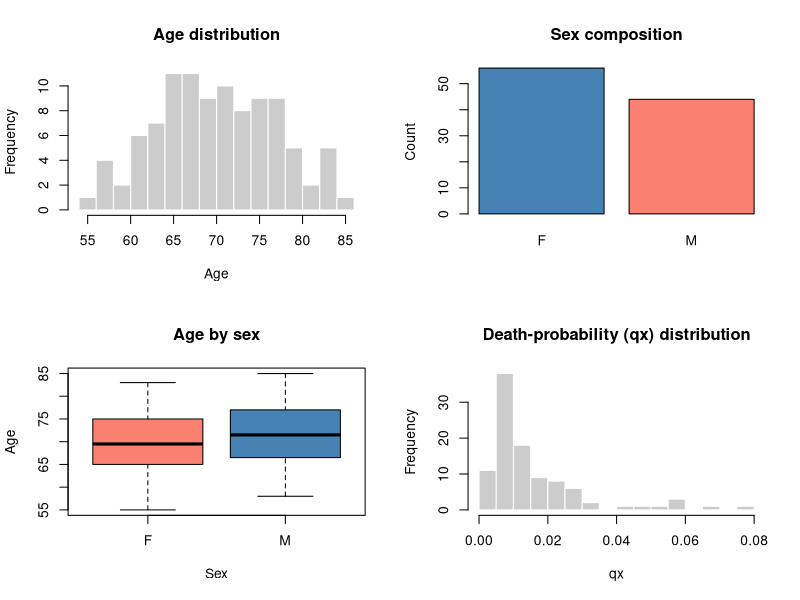
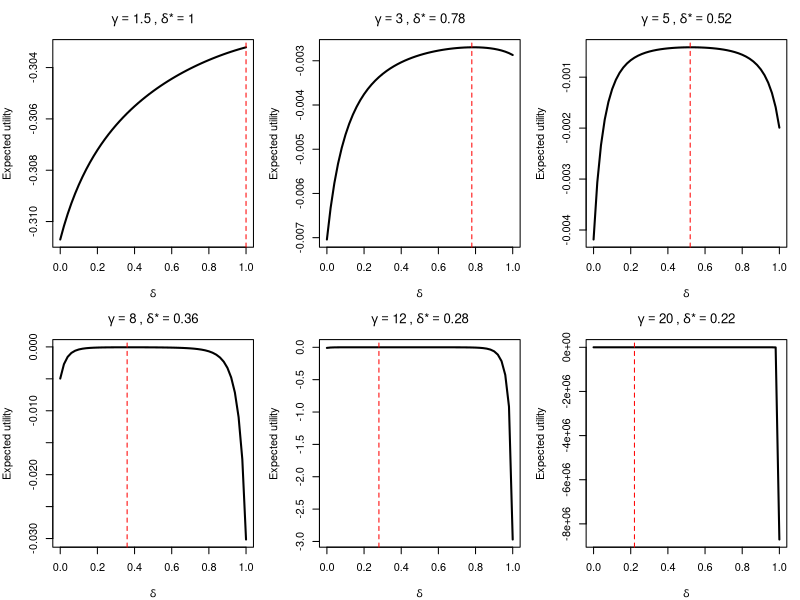
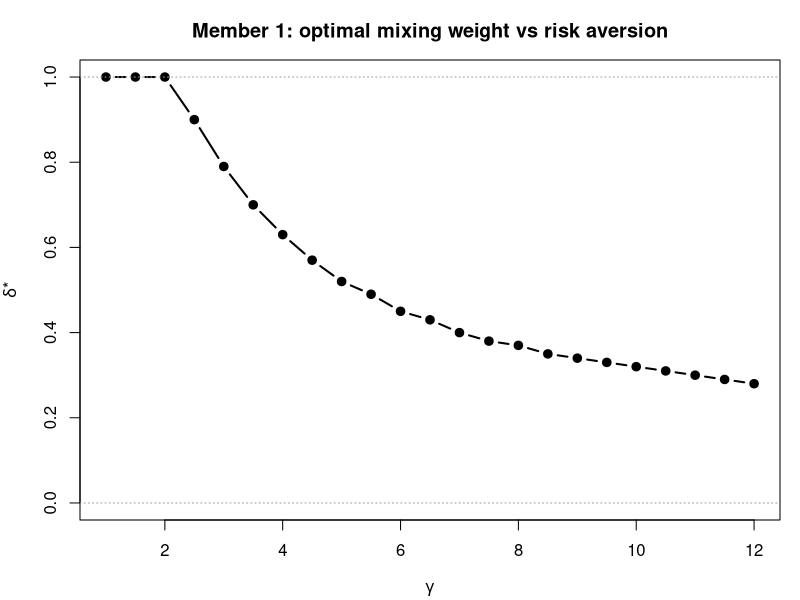
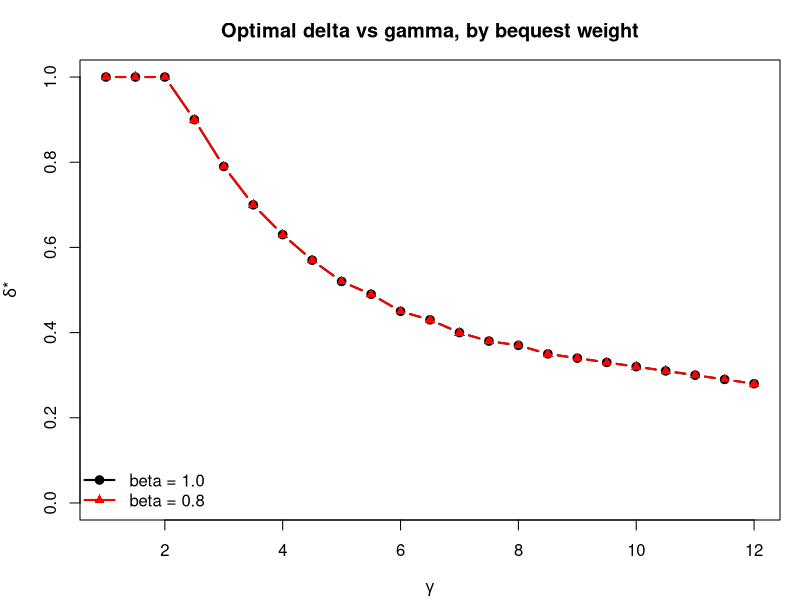

Write R code to recreate these figures, in order.
## ---- chunk 1
knitr::opts_chunk$set(echo = TRUE, warning = FALSE, message = FALSE)
if (!requireNamespace("readxl", quietly = TRUE)) install.packages("readxl")
library(readxl)
## ---- chunk 2
# --- 1. Load the mortality table (CPM2014, Table 1) --------------------------
Data_raw <- read_excel(path = 'CPM2014 Mortality Table.xlsx')
Mortality_Table <- data.frame(
  age       = as.numeric(Data_raw$Age),
  qx_male   = as.numeric(Data_raw$Male),
  qx_female = as.numeric(Data_raw$Female)
)
rm(Data_raw)
Mortality_Table <- Mortality_Table[!is.na(Mortality_Table$age), ]

# --- 2. qx lookup -----------------------------------------------------------
get_qx <- function(ages, sexes) {
  index <- match(ages, Mortality_Table$age)
  if (any(is.na(index))) warning("Some ages are outside the table")
  ifelse(sexes == 'M',
         Mortality_Table$qx_male[index],
         Mortality_Table$qx_female[index])
}

# --- 3. Portfolio generator -------------------------------------------------
generate_portfolio <- function(n, age_min = 55, age_max = 90,
                               contrib = 100, contrib_sd = 0,
                               prob_male = 0.5, age_dist = "uniform",
                               age_mean = 70, age_sd = 8, seed = NULL) {
  if (!is.null(seed)) set.seed(seed)
  sex <- ifelse(runif(n) < prob_male, "M", "F")
  ages_range <- age_min:age_max
  age <- switch(age_dist,
    uniform = sample(ages_range, n, replace = TRUE),
    normal  = round(pmax(age_min, pmin(age_max, rnorm(n, age_mean, age_sd)))),
    peaked  = sample(ages_range, n, replace = TRUE,
                     prob = dnorm(ages_range, age_mean, age_sd)),
    stop("unknown age_dist: ", age_dist)
  )
  a <- if (contrib_sd > 0) round(pmax(1, rnorm(n, contrib, contrib_sd)))
       else rep(contrib, n)
  data.frame(id = 1:n, age = age, sex = sex,
             qx = get_qx(age, sex), contributions = a,
             stringsAsFactors = FALSE)
}

# --- 4. Distribution of S_n by convolution ----------------------------------
convolution2 <- function(d1, d2) {
  values <- outer(d1$value, d2$value, "+")
  probs  <- outer(d1$prob,  d2$prob,  "*")
  merged <- tapply(probs, round(values, 8), sum)
  data.frame(value = as.numeric(names(merged)), prob = as.numeric(merged))
}

pool_distribution <- function(tontine_data, rows = seq_len(nrow(tontine_data))) {
  one_member <- lapply(rows, function(j)
    data.frame(value = c(0, tontine_data$contributions[j]),
               prob  = c(1 - tontine_data$qx[j], tontine_data$qx[j])))
  Reduce(convolution2, one_member)
}

# --- 5. CMRS rule (Denuit-Hieber-Robert, formula 2.2) -----------------------
cmrs_one <- function(pf, i, full = pool_distribution(pf)) {
  loo  <- pool_distribution(pf, setdiff(seq_len(nrow(pf)), i))
  p_loo <- loo$prob[match(round(full$value - pf$contributions[i], 8),
                          round(loo$value, 8))]
  p_loo[is.na(p_loo)] <- 0
  data.frame(id = pf$id[i], s = full$value, prob = full$prob,
             credit = pf$contributions[i] * pf$qx[i] * p_loo / full$prob)
}

# --- 6. Proportional rule ---------------------------------------------------
prop_one <- function(pf, i) {
  full <- pool_distribution(pf)
  w_i  <- (pf$qx[i] * pf$contributions[i]) / sum(pf$qx * pf$contributions)
  data.frame(id = pf$id[i], s = full$value, prob = full$prob,
             credit = w_i * full$value)
}

# --- 7. Convex combination --------------------------------------------------
combo_one <- function(pf, i, delta) {
  cm <- cmrs_one(pf, i)
  pr <- prop_one(pf, i)
  data.frame(id = pf$id[i], s = cm$s, prob = cm$prob,
             credit = delta * cm$credit + (1 - delta) * pr$credit)
}

# --- 8. CRRA utility and EXACT expected utility -----------------------------
utility <- function(w, gamma) {
  if (abs(gamma - 1) < 1e-9) log(w) else (w^(1 - gamma)) / (1 - gamma)
}

expected_utility_exact <- function(pf, i, delta, gamma, beta = 1) {
  a_i <- pf$contributions[i]; q_i <- pf$qx[i]
  cc  <- combo_one(pf, i, delta)
  loo <- pool_distribution(pf, setdiff(seq_len(nrow(pf)), i))
  idx_survive <- match(round(loo$value,       8), round(cc$s, 8))
  idx_die     <- match(round(loo$value + a_i, 8), round(cc$s, 8))
  credit_survive <- ifelse(is.na(idx_survive), 0, cc$credit[idx_survive])
  credit_die     <- ifelse(is.na(idx_die),     0, cc$credit[idx_die])
  U_survive <- sum(utility(a_i + credit_survive, gamma) * loo$prob)
  U_die     <- sum(utility(credit_die,           gamma) * loo$prob)
  (1 - q_i) * U_survive + beta * q_i * U_die
}

# --- 8b. (heavy parts computed once per member) ------
# precompute_member() runs the convolutions ONCE; eu_fast() then
# evaluates expected utility for any (delta, gamma, beta).
# eu_fast() is numerically identical to expected_utility_exact().
precompute_member <- function(pf, i) {
  full <- pool_distribution(pf)
  cm   <- cmrs_one(pf, i, full)
  loo  <- pool_distribution(pf, setdiff(seq_len(nrow(pf)), i))
  a_i  <- pf$contributions[i]; q_i <- pf$qx[i]
  w_i  <- (q_i * a_i) / sum(pf$qx * pf$contributions)
  list(a_i = a_i, q_i = q_i,
       cmrs = cm$credit, prop = w_i * cm$s, prob = loo$prob,
       idx_s = match(round(loo$value,       8), round(cm$s, 8)),
       idx_d = match(round(loo$value + a_i, 8), round(cm$s, 8)))
}

eu_fast <- function(P, delta, gamma, beta = 1) {
  credit <- delta * P$cmrs + (1 - delta) * P$prop
  cs <- ifelse(is.na(P$idx_s), 0, credit[P$idx_s])
  cd <- ifelse(is.na(P$idx_d), 0, credit[P$idx_d])
  (1 - P$q_i) * sum(utility(P$a_i + cs, gamma) * P$prob) +
    beta * P$q_i * sum(utility(cd, gamma) * P$prob)
}
## ---- chunk 3
pf <- generate_portfolio(n = 100, age_min = 55, age_max = 85,
                         contrib = 50, contrib_sd = 3,
                         prob_male = 0.5, age_dist = 'peaked',
                         age_mean = 70, age_sd = 8, seed = 125)
head(pf)
summary(pf$age)
table(pf$sex)
mean(pf$qx)
## ---- chunk 4
par(mfrow = c(2, 2))

hist(pf$age, breaks = 15, col = "grey80", border = "white",
     main = "Age distribution", xlab = "Age")

barplot(table(pf$sex), col = c("steelblue", "salmon"),
        main = "Sex composition", ylab = "Count")

boxplot(age ~ sex, data = pf, col = c("salmon", "steelblue"),
        main = "Age by sex", xlab = "Sex", ylab = "Age")

hist(pf$qx, breaks = 15, col = "grey80", border = "white",
     main = "Death-probability (qx) distribution", xlab = "qx")

par(mfrow = c(1, 1))
## ---- chunk 5
i      <- 1
P      <- precompute_member(pf, i)
deltas <- seq(0, 1, by = 0.02)
gammas <- c(1.5, 3, 5, 8, 12, 20)     # six values -> 2 rows x 3 cols

par(mfrow = c(2, 3), mar = c(4, 4, 3, 1))   # 2 rows, 3 columns

for (g in gammas) {
  eu <- sapply(deltas, function(d) eu_fast(P, d, gamma = g, beta = 1))
  d_star <- deltas[which.max(eu)]
  plot(deltas, eu, type = "l", lwd = 2,
       xlab = expression(delta), ylab = "Expected utility",
       main = bquote(gamma == .(g) ~ "," ~ delta*"*" == .(d_star)))
  abline(v = d_star, col = "red", lty = 2)   # mark the optimum
}

par(mfrow = c(1, 1))
## ---- chunk 6
gammas_fine <- seq(1, 12, by = 0.5)
deltas_fine <- seq(0, 1, by = 0.01)

opt_delta <- sapply(gammas_fine, function(g) {
  eu <- sapply(deltas_fine, function(d) eu_fast(P, d, gamma = g, beta = 1))
  deltas_fine[which.max(eu)]
})

plot(gammas_fine, opt_delta, type = "b", pch = 19, lwd = 2,
     ylim = c(0, 1),
     xlab = expression(gamma), ylab = expression(delta * "*"),
     main = paste0("Member ", i, ": optimal mixing weight vs risk aversion"))
abline(h = c(0, 1), lty = 3, col = "grey60")
## ---- chunk 7
opt_delta_beta <- function(beta) {
  sapply(gammas_fine, function(g) {
    eu <- sapply(deltas_fine, function(d) eu_fast(P, d, gamma = g, beta = beta))
    deltas_fine[which.max(eu)]
  })
}

od1   <- opt_delta_beta(1.0)
od08  <- opt_delta_beta(0.8)

plot(gammas_fine, od1, type = "b", pch = 19, lwd = 2, ylim = c(0, 1),
     xlab = expression(gamma), ylab = expression(delta * "*"),
     main = "Optimal delta vs gamma, by bequest weight")
lines(gammas_fine, od08, type = "b", pch = 17, lwd = 2, col = "red")
legend("bottomleft", legend = c("beta = 1.0", "beta = 0.8"),
       col = c("black", "red"), pch = c(19, 17), lwd = 2, bty = "n")
